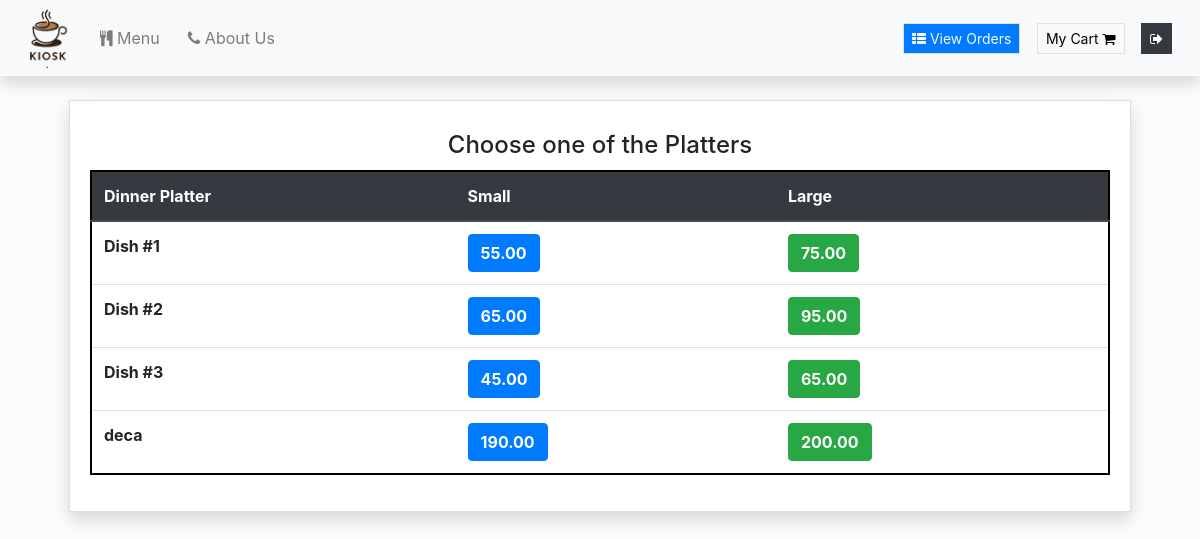
Page /Platters (signed in) on the committed database.
### orders/models.py (models this page shows, shortened)
class DinnerPlatters(models.Model):
    dish_name = models.CharField(max_length=200)
    small_price = models.DecimalField(max_digits=6, decimal_places=2)
    large_price = models.DecimalField(max_digits=6, decimal_places=2)
    class Meta:
        verbose_name = "List of Diner Platters"
        verbose_name_plural = "List of Diner Platters"

### orders/views.py (the view)
# urls.py: path("Platters", views.dinner_platters, name="dinner_platters"),
def dinner_platters(request):
    if request.user.is_authenticated:
        return render(request, "orders/dinner_platters.html", context = {"dishes":DinnerPlatters.objects.all})
    else:
        return redirect("orders:login")

### orders/templates/orders/dinner_platters.html
{% extends 'orders/header.html' %} {% block content %}
<div class="container">
    <div class="content my-4 px-4">
        <div class="card rounded-0 shadow">
            <div class="card-body">
                <h4 style="margin:10px; text-align:center;"> Choose one of the Platters </h4>
                <div class="row justify-content-center">
                    <table class="table" style="border: 2px solid black">
                        <thead class="thead-dark">
                            <tr>
                                <th scope="col">Dinner Platter</th>
                                <th scope="col">Small</th>
                                <th scope="col">Large</th>
                            </tr>
                        </thead>
                        <tbody>
                            {% for dish in dishes %}
                            <tr>
                                <th>{{dish.dish_name}}</th>
                                <td><button type="button" class="btn btn-primary" onclick="add_to_cart({item_description:'Small - {{dish.dish_name}}' , price:{{dish.small_price}}})"><strong>{{dish.small_price}}</strong></button></td>
                                <td><button type="button" class="btn btn-success" onclick="add_to_cart({item_description:'Large - {{dish.dish_name}}' , price:{{dish.large_price}}})"><strong>{{dish.large_price}}</strong></button></td>
                            </tr>
                            {% endfor %}
                        </tbody>
                    </table>
                </div>
            </div>
        </div>
    </div>
</div>
{% endblock %}

### orders/static/orders/style.css (style rules this page uses)
html, body { height: 100%; width: 100%; }
body { background-repeat: no-repeat; background-size: cover; background-position: center center; backdrop-filter: brightness(0.9887); }
.ctn, .row { padding:0; margin:0; }
.nav-item, button, .navbar-text a { margin-right: 12px; }

### rows in the picture
DinnerPlatters: dish_name "Dish #1", small_price "55.00", large_price "75.00"
DinnerPlatters: dish_name "Dish #2", small_price "65.00", large_price "95.00"
DinnerPlatters: dish_name "Dish #3", small_price "45.00", large_price "65.00"
DinnerPlatters: dish_name "deca", small_price "190.00", large_price "200.00"
